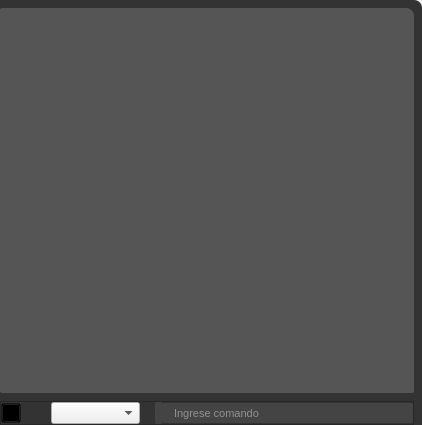
<?xml version="1.0" encoding="UTF-8"?>
<ui version="4.0">
 <class>FormDraw</class>
 <widget class="QWidget" name="FormDraw">
  <property name="geometry">
   <rect>
    <x>0</x>
    <y>0</y>
    <width>422</width>
    <height>425</height>
   </rect>
  </property>
  <property name="windowTitle">
   <string>Form</string>
  </property>
  <property name="styleSheet">
   <string notr="true">
/*Colores primarios*/
/* 
gris oscuro #222222 #333333 #444444
gris claro #999999 #DDDDDD
verde claro #C8CC8E
vinotinto #742427
*/
/*Colores secundarios */
/* 
Azules #36C9C6 #00BDB9 #77ACA2
rojos #910D3F #C70039 #F94646
naranjas #D34E24 #F28123 #F7F052
*/

/* Funetes/*

/*
italic: font: italic 9pt &quot;Ubuntu&quot;;
regular: font: 9pt &quot;Ubuntu&quot;;
light: font: 300 9pt &quot;Ubuntu&quot;;
medium: font: 500 9pt &quot;Ubuntu&quot;;
bold: font: 700 9pt &quot;Ubuntu&quot;;
*/

/****************************************************************************************************************************************************/



/*#################################################################*/
/*######################      PAGE DRAW      ############################*/
/*#################################################################*/



/*###################### frame consola  ############################*/

QFrame#frame_3{
background-color: #333333;
border-top-right-radius: 8px ;

}


QFrame#frame_console{
background-color: #333333;
}

QTextBrowser#textBrowser_2{
background-color: #555555;
color: #DDDDDD;
border-radius: 2px ;
border-top-right-radius: 8px ;

}
QToolButton#toolButton_closeConsole{
background-color: transparent;
}

QLineEdit#lineEdit_console{
background-color: #444444;
color: #DDDDDD;
border-radius: 2px ;
padding-left: 10px;
}

#label_console{
background-color: #444444;
color: #DDDDDD;
border-radius: 2px ;
margin-left: 10px;
}


QLineEdit#lineEdit_console:hover {
	border: 2px solid rgb(64, 71, 88);
}
QLineEdit#lineEdit_console:focus {
	border: 2px solid rgb(91, 101, 124);
}


</string>
  </property>
  <layout class="QHBoxLayout" name="horizontalLayout_3">
   <property name="spacing">
    <number>0</number>
   </property>
   <property name="leftMargin">
    <number>0</number>
   </property>
   <property name="topMargin">
    <number>0</number>
   </property>
   <property name="rightMargin">
    <number>0</number>
   </property>
   <property name="bottomMargin">
    <number>0</number>
   </property>
   <item>
    <layout class="QHBoxLayout" name="horizontalLayout_draw">
     <property name="spacing">
      <number>0</number>
     </property>
     <item>
      <widget class="QSplitter" name="splitter">
       <property name="sizePolicy">
        <sizepolicy hsizetype="Expanding" vsizetype="Expanding">
         <horstretch>0</horstretch>
         <verstretch>0</verstretch>
        </sizepolicy>
       </property>
       <property name="orientation">
        <enum>Qt::Vertical</enum>
       </property>
       <property name="opaqueResize">
        <bool>true</bool>
       </property>
       <property name="handleWidth">
        <number>0</number>
       </property>
       <widget class="QWidget" name="horizontalLayoutWidget">
        <layout class="QHBoxLayout" name="horizontalLayout_graphics">
         <property name="spacing">
          <number>0</number>
         </property>
        </layout>
       </widget>
       <widget class="QFrame" name="frame_3">
        <property name="sizePolicy">
         <sizepolicy hsizetype="Expanding" vsizetype="Preferred">
          <horstretch>0</horstretch>
          <verstretch>0</verstretch>
         </sizepolicy>
        </property>
        <property name="styleSheet">
         <string notr="true"/>
        </property>
        <property name="frameShape">
         <enum>QFrame::NoFrame</enum>
        </property>
        <property name="frameShadow">
         <enum>QFrame::Plain</enum>
        </property>
        <property name="lineWidth">
         <number>0</number>
        </property>
        <layout class="QVBoxLayout" name="verticalLayout_3" stretch="0,0">
         <property name="spacing">
          <number>8</number>
         </property>
         <property name="leftMargin">
          <number>0</number>
         </property>
         <property name="topMargin">
          <number>8</number>
         </property>
         <property name="rightMargin">
          <number>8</number>
         </property>
         <property name="bottomMargin">
          <number>0</number>
         </property>
         <item>
          <widget class="QTextBrowser" name="textBrowser_2">
           <property name="sizePolicy">
            <sizepolicy hsizetype="Expanding" vsizetype="Expanding">
             <horstretch>0</horstretch>
             <verstretch>0</verstretch>
            </sizepolicy>
           </property>
           <property name="minimumSize">
            <size>
             <width>0</width>
             <height>38</height>
            </size>
           </property>
           <property name="maximumSize">
            <size>
             <width>16777215</width>
             <height>16777215</height>
            </size>
           </property>
           <property name="styleSheet">
            <string notr="true"/>
           </property>
           <property name="verticalScrollBarPolicy">
            <enum>Qt::ScrollBarAlwaysOff</enum>
           </property>
           <property name="html">
            <string>&lt;!DOCTYPE HTML PUBLIC &quot;-//W3C//DTD HTML 4.0//EN&quot; &quot;http://www.w3.org/TR/REC-html40/strict.dtd&quot;&gt;
&lt;html&gt;&lt;head&gt;&lt;meta name=&quot;qrichtext&quot; content=&quot;1&quot; /&gt;&lt;meta charset=&quot;utf-8&quot; /&gt;&lt;style type=&quot;text/css&quot;&gt;
p, li { white-space: pre-wrap; }
hr { height: 1px; border-width: 0; }
&lt;/style&gt;&lt;/head&gt;&lt;body style=&quot; font-family:'Segoe UI'; font-size:9pt; font-weight:400; font-style:normal;&quot;&gt;
&lt;p style=&quot;-qt-paragraph-type:empty; margin-top:0px; margin-bottom:0px; margin-left:0px; margin-right:0px; -qt-block-indent:0; text-indent:0px;&quot;&gt;&lt;br /&gt;&lt;/p&gt;&lt;/body&gt;&lt;/html&gt;</string>
           </property>
           <property name="openExternalLinks">
            <bool>false</bool>
           </property>
           <property name="openLinks">
            <bool>false</bool>
           </property>
          </widget>
         </item>
         <item>
          <widget class="QFrame" name="frame_console">
           <property name="sizePolicy">
            <sizepolicy hsizetype="Preferred" vsizetype="Fixed">
             <horstretch>0</horstretch>
             <verstretch>0</verstretch>
            </sizepolicy>
           </property>
           <property name="styleSheet">
            <string notr="true"/>
           </property>
           <property name="frameShape">
            <enum>QFrame::StyledPanel</enum>
           </property>
           <property name="frameShadow">
            <enum>QFrame::Raised</enum>
           </property>
           <layout class="QHBoxLayout" name="horizontalLayout_2">
            <property name="spacing">
             <number>5</number>
            </property>
            <property name="leftMargin">
             <number>0</number>
            </property>
            <property name="topMargin">
             <number>0</number>
            </property>
            <property name="rightMargin">
             <number>0</number>
            </property>
            <property name="bottomMargin">
             <number>0</number>
            </property>
            <item>
             <widget class="QToolButton" name="toolButton_closeConsole">
              <property name="sizePolicy">
               <sizepolicy hsizetype="Fixed" vsizetype="Maximum">
                <horstretch>0</horstretch>
                <verstretch>0</verstretch>
               </sizepolicy>
              </property>
              <property name="minimumSize">
               <size>
                <width>20</width>
                <height>20</height>
               </size>
              </property>
              <property name="maximumSize">
               <size>
                <width>20</width>
                <height>20</height>
               </size>
              </property>
              <property name="font">
               <font>
                <family>Ubuntu</family>
                <pointsize>7</pointsize>
               </font>
              </property>
              <property name="styleSheet">
               <string notr="true"/>
              </property>
              <property name="text">
               <string/>
              </property>
              <property name="icon">
               <iconset>
                <normaloff>../recursos/iconos/iconos_consola/exit.svg</normaloff>../recursos/iconos/iconos_consola/exit.svg</iconset>
              </property>
              <property name="iconSize">
               <size>
                <width>15</width>
                <height>15</height>
               </size>
              </property>
              <property name="toolButtonStyle">
               <enum>Qt::ToolButtonIconOnly</enum>
              </property>
             </widget>
            </item>
            <item>
             <widget class="QLabel" name="label_4">
              <property name="sizePolicy">
               <sizepolicy hsizetype="Fixed" vsizetype="Fixed">
                <horstretch>50</horstretch>
                <verstretch>50</verstretch>
               </sizepolicy>
              </property>
              <property name="minimumSize">
               <size>
                <width>20</width>
                <height>20</height>
               </size>
              </property>
              <property name="maximumSize">
               <size>
                <width>20</width>
                <height>20</height>
               </size>
              </property>
              <property name="text">
               <string/>
              </property>
              <property name="textFormat">
               <enum>Qt::PlainText</enum>
              </property>
              <property name="pixmap">
               <pixmap>../recursos/iconos/iconos_consola/code.svg</pixmap>
              </property>
              <property name="scaledContents">
               <bool>true</bool>
              </property>
             </widget>
            </item>
            <item>
             <widget class="QComboBox" name="comboBox_console">
              <property name="currentIndex">
               <number>-1</number>
              </property>
              <item>
               <property name="text">
                <string>_line</string>
               </property>
               <property name="icon">
                <iconset>
                 <normaloff>../recursos/iconos/iconos_menu_draw_mesh/line.svg</normaloff>../recursos/iconos/iconos_menu_draw_mesh/line.svg</iconset>
               </property>
              </item>
              <item>
               <property name="text">
                <string>_polyLine</string>
               </property>
               <property name="icon">
                <iconset>
                 <normaloff>../recursos/iconos/iconos_menu_draw_mesh/polyline.svg</normaloff>../recursos/iconos/iconos_menu_draw_mesh/polyline.svg</iconset>
               </property>
              </item>
              <item>
               <property name="text">
                <string>_rectangle</string>
               </property>
               <property name="icon">
                <iconset>
                 <normaloff>../recursos/iconos/iconos_menu_draw_mesh/rectangle.svg</normaloff>../recursos/iconos/iconos_menu_draw_mesh/rectangle.svg</iconset>
               </property>
              </item>
             </widget>
            </item>
            <item>
             <layout class="QHBoxLayout" name="horizontalLayout">
              <property name="spacing">
               <number>0</number>
              </property>
              <item>
               <widget class="QLabel" name="label_console">
                <property name="text">
                 <string/>
                </property>
               </widget>
              </item>
              <item>
               <widget class="QLineEdit" name="lineEdit_console">
                <property name="minimumSize">
                 <size>
                  <width>0</width>
                  <height>20</height>
                 </size>
                </property>
                <property name="maximumSize">
                 <size>
                  <width>16777215</width>
                  <height>20</height>
                 </size>
                </property>
                <property name="font">
                 <font>
                  <pointsize>8</pointsize>
                 </font>
                </property>
                <property name="styleSheet">
                 <string notr="true"/>
                </property>
                <property name="inputMask">
                 <string/>
                </property>
                <property name="text">
                 <string/>
                </property>
                <property name="placeholderText">
                 <string>Ingrese comando</string>
                </property>
               </widget>
              </item>
             </layout>
            </item>
           </layout>
          </widget>
         </item>
        </layout>
       </widget>
      </widget>
     </item>
    </layout>
   </item>
  </layout>
 </widget>
 <resources/>
 <connections/>
</ui>
